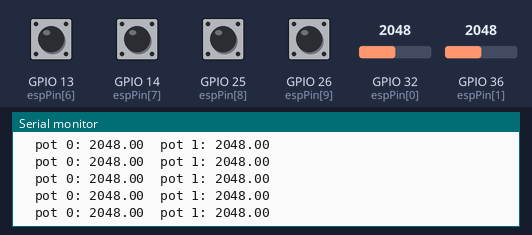
The sketch below on a simulated ESP32. Parts: the last lines printed to the serial monitor. The inputs (shaded band) are chosen by the test bench; at power-on: GPIO 13 (espPin[6]), GPIO 14 (espPin[7]), GPIO 25 (espPin[8]), GPIO 26 (espPin[9]) HIGH, GPIO 32 (espPin[0]) = 2048, GPIO 36 (espPin[1]) = 2048.

Above: at 1.2 s.
1.3 s: GPIO 32 (espPin[0]) set to 2866
At 1.32 s:
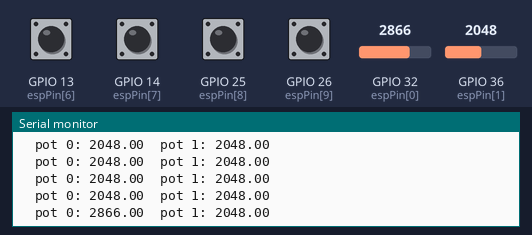
2.8 s: GPIO 36 (espPin[1]) set to 2866
At 2.84 s:
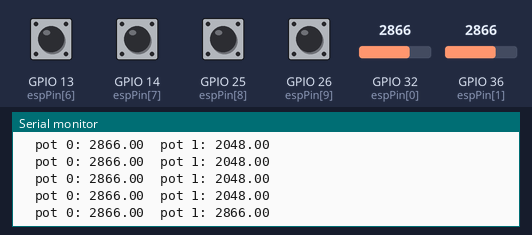
4.3 s: GPIO 13 (espPin[6]) pulled LOW for 0.15 s
At 4.46 s:
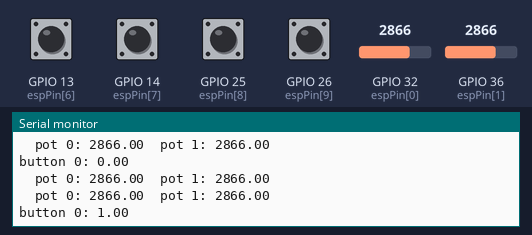
5.9 s: GPIO 14 (espPin[7]) pulled LOW for 0.15 s
7.5 s: GPIO 25 (espPin[8]) pulled LOW for 0.15 s
9.1 s: GPIO 26 (espPin[9]) pulled LOW for 0.15 s
At 9.11 s:
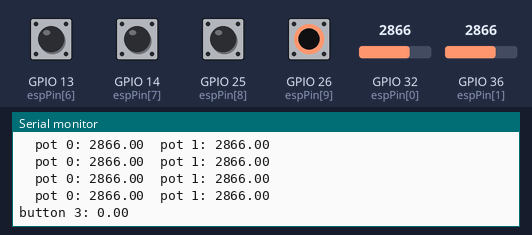
Timing chart, 0 to 11.7 s (numbered marks = the images above; inputs shaded):
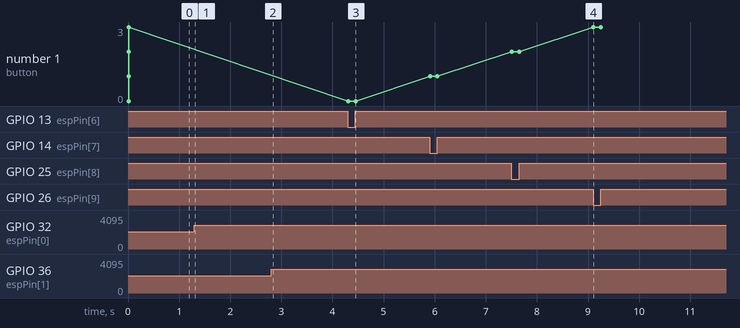

The sketch:

m370_HelloWorld.ino
```cpp
/* m370_HelloWorld.ino
 *  Ian Hattwick
 *  Created Mar 2 2021
 *
 *  This sketch monitors inputs 0-5 on the breakout board
 *  and Serial.prints them to the serial monitor. This patch will
 *  not send data to Python or PD.
 *
 *  Before being able to compile for the ESP32 do the following
 *  - paste the following link into Arduino->preferences->Additional board managers URLS:
 *    https://raw.githubusercontent.com/espressif/arduino-esp32/gh-pages/package_esp32_index.json
 *    - then go to tools->boards->board manager
 *    - enter esp32 in the search box
 *     - select the esp32 definitions by espressif and install
 *     - then you should see the options below
 *
 *  You should always use the following settings:
 *  - Tools->Board: TTGO T1
 *  - Tools->Port: select the serial port for your ESP32
 *  - Tools->upload speed: set to 460800 or lower
 *  - Serial monitor set to 115200 kbps
 */

 #include "pinDefsv4.h"

//array store previously read values
float prevVal[8];

 void setup() {
  Serial.begin(115200);

  //input 0 and 1 are analog for potentiometers
  // analog inputs do not support pullup resistors
  for(int i=0;i<6;i++){
    pinMode(espPin[i], INPUT);
  }

  //inputs 6-9 are for buttons
  //they will have built-in pullup resistors enabled
  //buttons should be connected between the input
  //pin and ground.
  for(int i=6;i<10;i++){
    pinMode(espPin[i], INPUT_PULLUP);
  }

  Serial.println("Hello Arduino!");
  Serial.println("Setup completed");

}

void loop() {

  readPotentiometers();

  readButtons();

}

void readPotentiometers(){
  //we use the variables timer and interval to read the inputs
  //at a fixed interval. This syntax will be extremely common.
  static uint32_t timer = 0; //note the static keyword so timer remembers its value
  int interval = 100; //interval is in milliseconds (ms)

  if(millis()-timer>interval){
    timer = millis();

    //the first two inputs are for potentiometers
    //we will Serial.print the values every time the function is called
    for(int i=0;i<2;i++){

      //read the analog input
      float val = analogRead(espPin[i]);

      //Serial.print to arduino serial monitor
      Serial.print("\tpot ");
      Serial.print(i);
      Serial.print(": ");
      Serial.print(val);
    }
    Serial.println();
  }
}

void readButtons(){
  //we use the variables timer and interval to read the inputs
  //at a fixed interval. This syntax will be extremely common.
  static uint32_t timer = 0; //note the static keyword so timer remembers its value
  int interval = 10; //interval is in milliseconds (ms)

  if(millis()-timer>interval){
    timer=millis();

    //inputs 6-9 are for buttons
    //we will only Serial.print if the value being read changes
    for(int i=0;i<4;i++){

      //read the digital input
      float val = digitalRead(espPin[i+6]);

      if( val != prevVal[i]){
        //only Serial.print if value changes
        prevVal[i] = val;
        Serial.print("button ");
        Serial.print(i);
        Serial.print(": ");
        Serial.println(val);
      }
    }
  }
}
```

pinDefsv4.h
```cpp
#ifndef _pinDefs_h
#define _pinDefs_h

#include  "Arduino.h"


//array of analog pins
 // array of ESPpins
const byte espPin[] = {32,36,39,35,33,34, //analog inputs 0-5
  13,14,25,26,27,4,0,15, //digital pins 6-13
  18,19,23,2,12,21,22, //SPI and I2C digital inputs
  5,16,17 //MIDI, UART
  };
//virtual pin addresses for _MPR121
const byte capPins[] = {64,65,66,67,68,69,70,71,72,73,74,75};

//main row of input pins
const byte p0 = 27;
const byte p1 = 33;
const byte p2 = 32;
const byte p3 = 14;
const byte p4 = 4;
const byte p5 = 0;
const byte p6 = 15;
const byte p7 = 13;

//special analog pins with (possibly) lower noise?
const byte p8 = 36;
const byte p9 = 39;
//alternate names
const byte AN0 = 36;
const byte AN1 = 39;

//MUX and SPI control pins
const byte pMISO = 19;
const byte pMOSI = 23;
const byte pCLK = 18;
const byte pCS0 = 2; //also present on MIDI jack
const byte pCS1 = 12;
const byte MUX_PINS[] = {18,19,23};
const  byte pSDA=21;
const  byte pSCL=22;

//LED and buttons on PCB
const byte LED = 13;
const byte BUTTON_0 = 34;
const byte BUTTON_1 = 35;

//3.5mm jacks
const byte euroGate = 0;
const byte euroClock= 2;
const byte dac1 = 25; //tip
const byte dac2 = 26; //ring
const byte dac1in = 36;
const byte dac2in = 39;
const byte MIDI = 5; //tip
const byte MIDI_5v = 2; //must be set high for MIDI use
//note this jack puts out 5v due to level translator

#endif
```

Measured:
- after the input at 1.3 s, the serial monitor: prints a new line at once (image 1)
- after the input at 2.8 s, the serial monitor: prints a new line at once (image 2)
- after the input at 4.3 s, the serial monitor: prints a new line at once (image 3)
- after the input at 9.1 s, the serial monitor: prints a new line at once (image 4)
- plotted number 1: 1 → 2 after the input at 7.5 s, 2 → 3 after the input at 9.1 s
